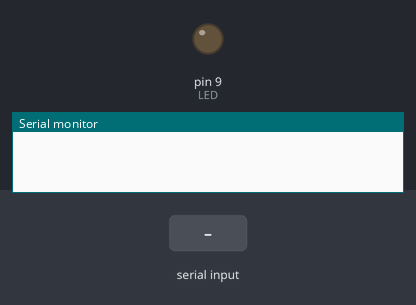
This sketch was run on a simulated Arduino Uno, built with avr-gcc and run on an emulated ATmega328P. On the bench: output pins drawn as LEDs (lit = HIGH), the last lines printed to the serial monitor. The test bench sets the inputs (shaded band).

Above: at 1.3 s.
1.4 s: "1" received over the second serial link
At 1.8 s:
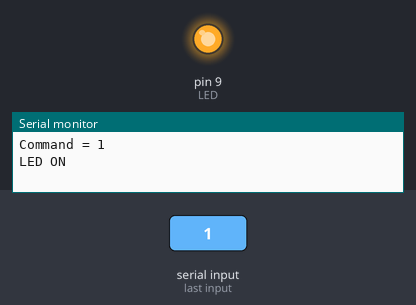
2.9 s: "2" received over the second serial link
At 4.1 s:
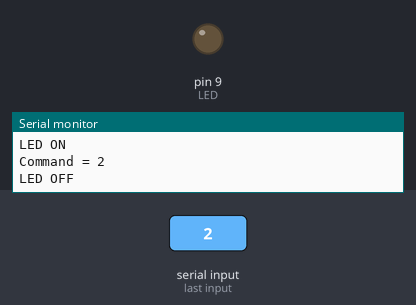
Timing chart, 0 to 5.9 s (numbered marks = the images above; inputs shaded):
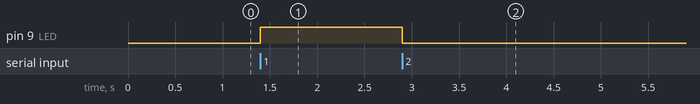

Measured:
- after the input at 1.4 s, pin 9 (LED): LOW → HIGH at once
- after the input at 2.9 s, pin 9 (LED): HIGH → LOW at once

The sketch:

10_Bluetooth_01.ino
```cpp
#include <SoftwareSerial.h>

int bluetoothTx = 2;
int bluetoothRx = 3;
int LED = 9;

SoftwareSerial bluetooth(bluetoothTx, bluetoothRx);

void setup()
{
    Serial.begin(9600);
    delay(100);
    bluetooth.begin(9600);
    pinMode(LED, OUTPUT);
}

void loop()    {
    char cmd;
    if(bluetooth.available() )
    {
        cmd = (char)bluetooth.read();
        Serial.print("Command = ");
        Serial.println(cmd);

        if( cmd == '1' )
        {
            Serial.println("LED ON");
            digitalWrite(LED, HIGH);
        }
        if( cmd == '2' )
        {
            Serial.println("LED OFF");
            digitalWrite(LED, LOW);
        }
    }
}
```
